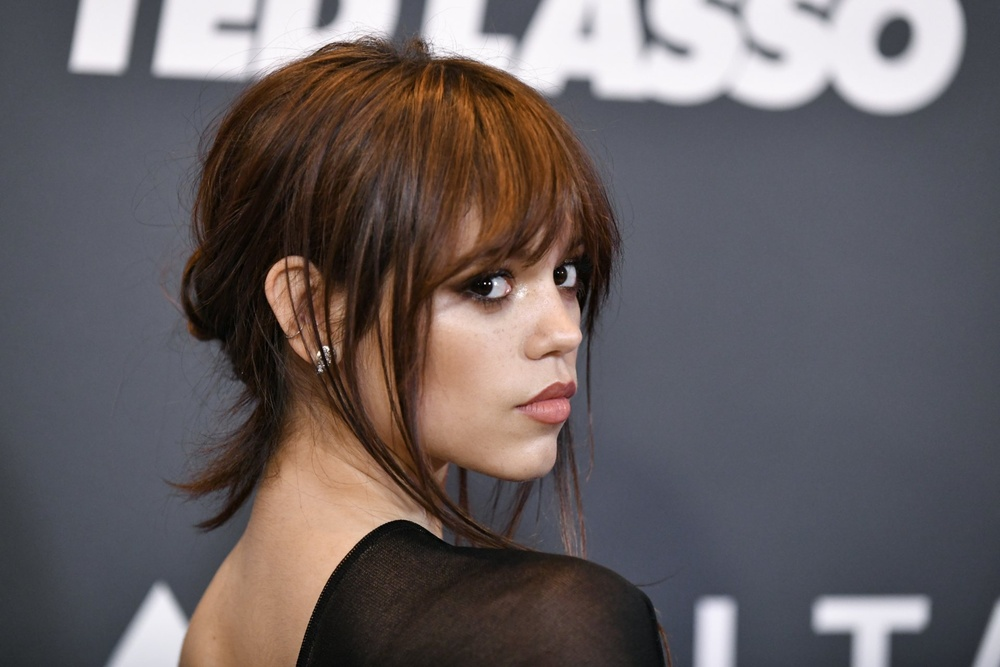
#> input picture Project/2180153/jenna1080.jpg, 1000 x 667 px, shrunk from 1920 x 1280 before the run, found by its file name
$ python project.py
#> lines starting #> are read from the running program, lines starting #| are printed output that depends on the picture; after the words box and inside, x2 and y2 are one past the last pixel; in counts of white or black regions, pixels touching at a corner belong together
import cv2
import numpy as np
import matplotlib.pyplot as plt

# Load the image
image = cv2.imread('jenna1080.jpg', cv2.IMREAD_GRAYSCALE)
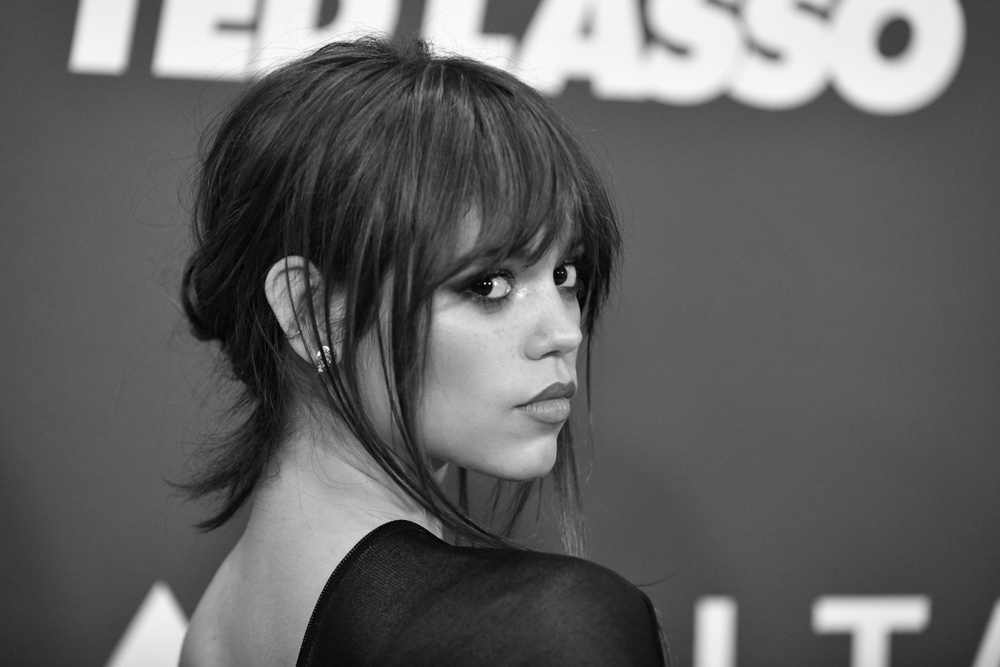
#> image: shape (667, 1000); min 0, max 255, mean 97.8

# Check if the image is loaded successfully
if image is None:
    print("Error: Could not load image")
else:
    # Parameters
    std = 2.28
    k = 1.6
    p = 13
    epsilon = 0.6  # Threshold parameter
    phi = 0.60  # Sensitivity parameter for the continuous ramp--

    # Apply Gaussian blur
    filter_size = 15

    g = cv2.GaussianBlur(image, (filter_size, filter_size), std)
    gk = cv2.GaussianBlur(image, (filter_size, filter_size), k*std)

    # Compute the Difference of Gaussians
    difference_of_gaussians = np.subtract((1+p)*g,p*gk)
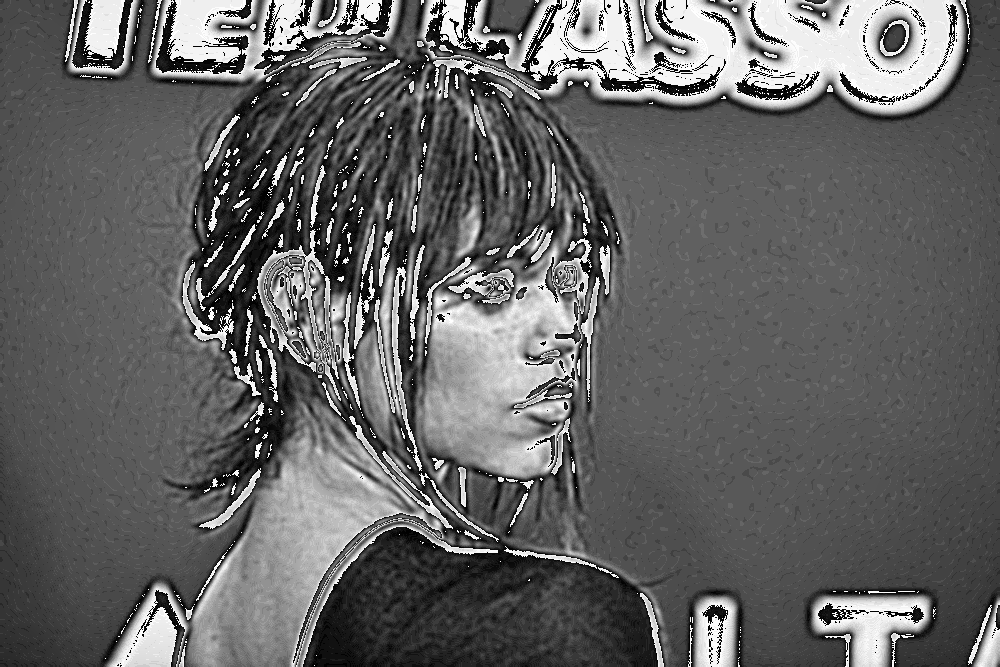
#> difference_of_gaussians: shape (667, 1000); min 0, max 255, mean 99.8

    # Apply the continuous ramp thresholding function
    def continuous_ramp(u, epsilon, phi):
        return np.where(u >= epsilon, 1, 1 + np.tanh(phi * (u - epsilon)))
    # 1 + np.tanh(phi * (u - epsilon))
    # Normalize the DoG result to a range [0, 1] before applying threshold

    norm_dog = cv2.normalize(difference_of_gaussians, None, alpha=0, beta=1, norm_type=cv2.NORM_MINMAX)
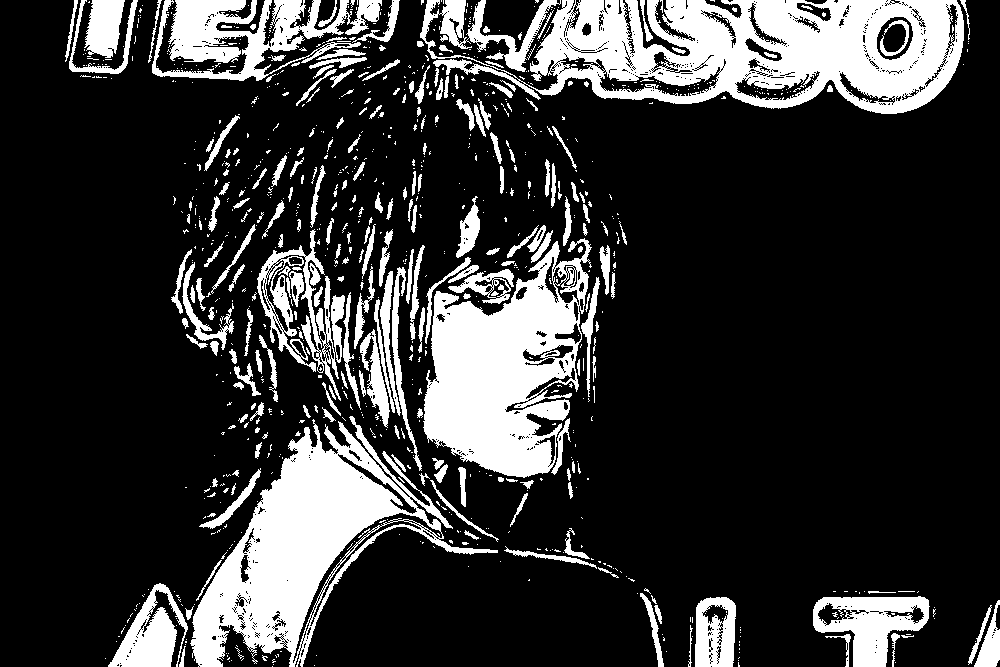
#> norm_dog: shape (667, 1000); values 0 (black) and 1 (white), 20.9% white; 964 white regions (729 under 20 px), largest, box (x1, y1, x2, y2) and area: (420, 0, 964, 114) 36002, (190, 416, 498, 667) 25455, (423, 238, 592, 478) 22773

    # Apply the continuous ramp function
    xdog_result = continuous_ramp(norm_dog, epsilon, phi)

    # Display the result
    plt.imshow(xdog_result, cmap='gray')
    plt.axis('off')  # Remove the axes
    plt.show()

$ run again, with Project/2180153/natuurrlik.jpg copied over Project/2180153/jenna1080.jpg
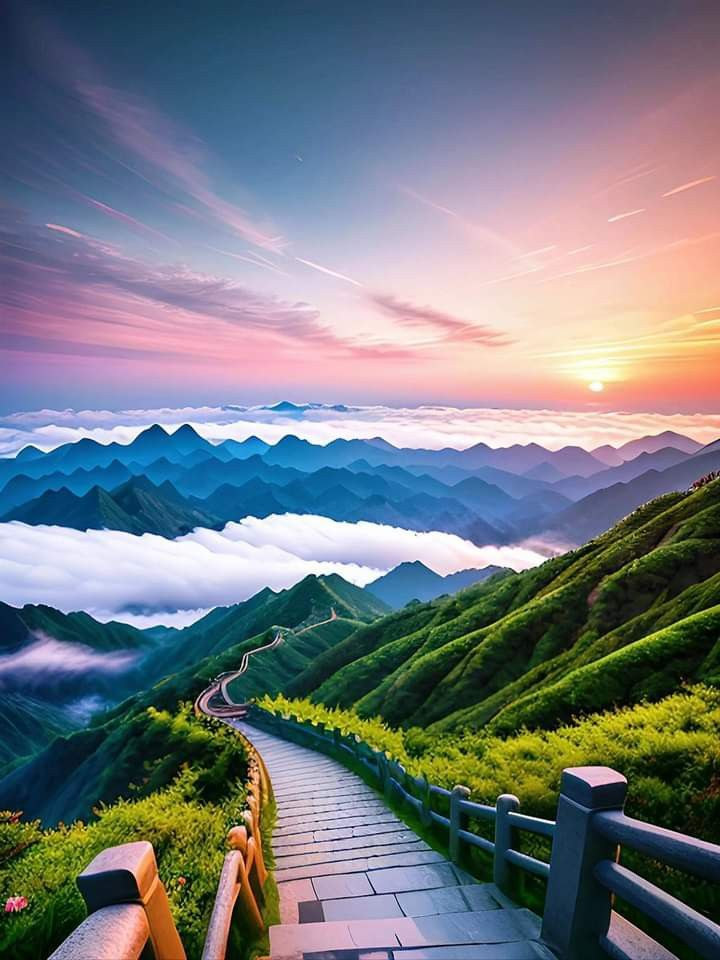
#> input picture Project/2180153/natuurrlik.jpg, 720 x 960 px, found by its file name
#> `difference_of_gaussians = np.subtract((1+p)*g,p*gk)`:
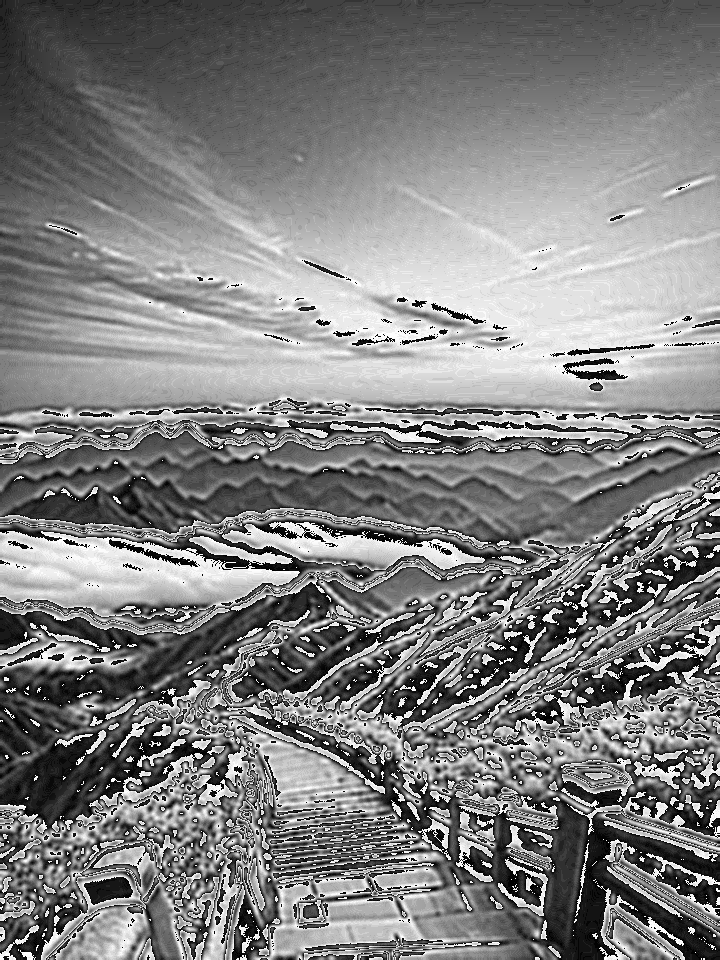
#> difference_of_gaussians: shape (960, 720); min 0, max 255, mean 128.4
#> `norm_dog = cv2.normalize(difference_of_gaussians, None, alpha=0, beta=..`:
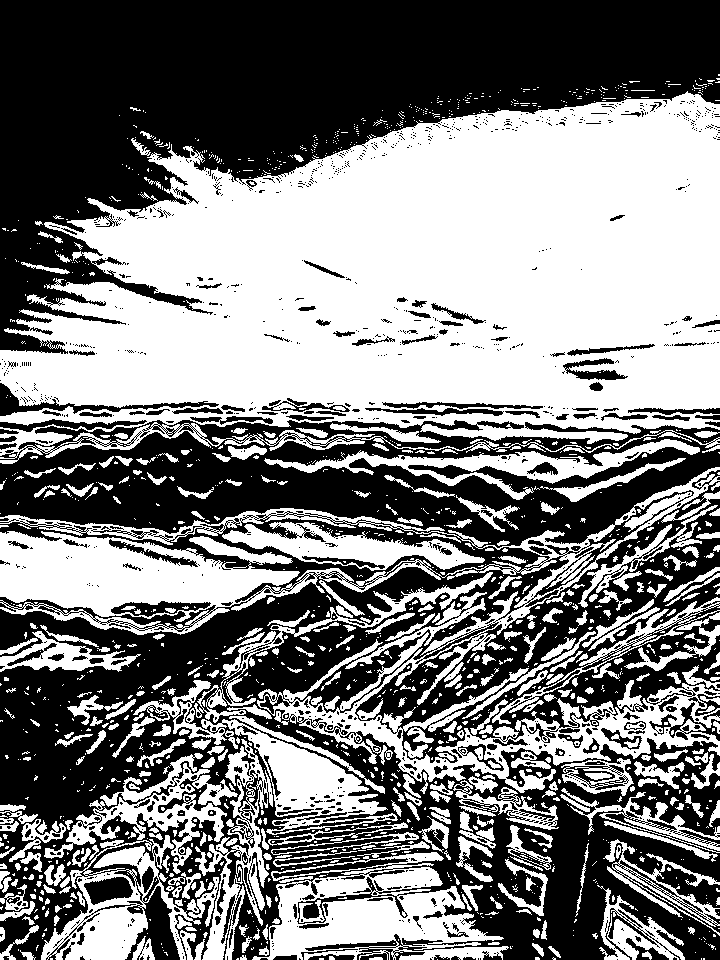
#> norm_dog: shape (960, 720); values 0 (black) and 1 (white), 49.2% white; 1452 white regions (1045 under 20 px), largest, box (x1, y1, x2, y2) and area: (0, 91, 720, 464) 184015, (0, 467, 720, 793) 43878, (252, 852, 509, 960) 13581
